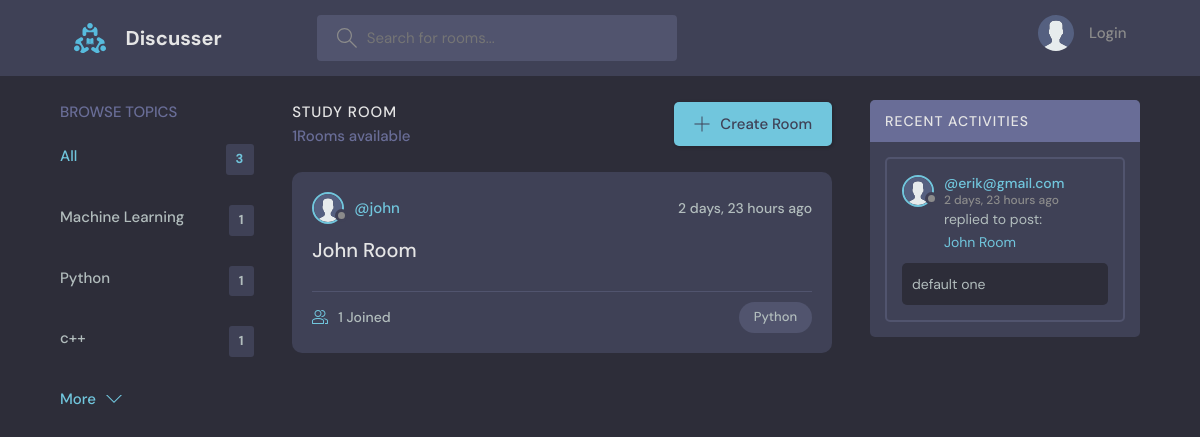
Page /?q=Python on the committed database.
### base/models.py (models this page shows, shortened)
class Topic(models.Model):
    name=models.CharField(max_length = 200)

class Room(models.Model):
    host=models.ForeignKey(User, on_delete=models.SET_NULL,null=True)
    topic =models.ForeignKey(Topic, on_delete=models.SET_NULL,null=True)
    name = models.CharField(max_length = 200)
    description = models.TextField(null=True, blank=True)
    participants = models.ManyToManyField(User, related_name='participants',blank=True)
    updated = models.DateTimeField(auto_now = True)
    created = models.DateTimeField(auto_now_add = True)
    class Meta:
        ordering = ['-updated','-created']
    def __str__(self):
        return self.name

class User(AbstractUser):
    name = models.CharField(max_length = 200, null=True)
    email = models.EmailField(unique = True,null=True)
    bio = models.TextField(null=True)
    avatar = models.ImageField(null=True ,default="avatar.svg")
    USERNAME_FIELD = 'email'
    REQUIRED_FIELDS = []

class Message(models.Model):
    user=models.ForeignKey(User, on_delete=models.CASCADE)
    room = models.ForeignKey(Room, on_delete=models.CASCADE)
    body = models.TextField()
    updated = models.DateTimeField(auto_now = True)
    created = models.DateTimeField(auto_now_add = True)
    class Meta:
        ordering = ['-updated','-created']

### base/views.py (the view)
# urls.py: path("",views.home,name='home'),
def home(request):
    q = request.GET.get('q') if request.GET.get('q') != None else ''
    rooms = Room.objects.filter(
     Q(topic__name__icontains = q)|
     Q(name__icontains=q)|Q(description__icontains=q))
    topic = Topic.objects.all()[0:5]
    room_count = rooms.count()
    room_messages = Message.objects.filter(Q(room__topic__name__icontains=q))
    context = {'rooms':rooms,'topics':topic,'room_count':room_count,'room_messages':room_messages}
    return render(request,'base/home.html',context)

### base/templates/base/home.html (shortened to what this page needs)
{% extends 'main.html' %} {% block content %}
<main class="layout layout--3">
  <div class="container">
    {% include 'base/topics_component.html' %}
    <div class="roomList">
      <div class="roomList__header">
        <div>
          <h2>Study Room</h2>
          <p>{{room_count}}Rooms available</p>
        </div>
        <a class="btn btn--main" href="/create-room">
          <svg
            version="1.1"
            xmlns="http://www.w3.org/2000/svg"
            width="32"
            height="32"
            viewBox="0 0 32 32"
          >
            <title>add</title>
            <path
              d="M16.943 0.943h-1.885v14.115h-14.115v1.885h14.115v14.115h1.885v-14.115h14.115v-1.885h-14.115v-14.115z"
            ></path>
          </svg>
          Create Room
        </a>
      </div>
      {% include 'base/feed_component.html' %}
    </div>
    {% include 'base/activity_component.html'%}
  </div>
</main>
{% endblock content%}

### base/templates/base/topics_component.html
<div class="topics">
  <div class="topics__header">
    <h2>Browse Topics</h2>
  </div>
  <ul class="topics__list">
    <li>
      <a href="/" class="active">All <span>{{topics.count}}</span></a>
    </li>
    {% for topic in topics %}
    <li>
      <a href="/?q={{topic.name}}"
        >{{topic.name}} <span>{{topic.room_set.all.count}}</span></a
      >
    </li>
    {% endfor %}
  </ul>
  <a class="btn btn--link" href="/topics">
    More
    <svg
      version="1.1"
      xmlns="http://www.w3.org/2000/svg"
      width="32"
      height="32"
      viewBox="0 0 32 32"
    >
      <title>chevron-down</title>
      <path d="M16 21l-13-13h-3l16 16 16-16h-3l-13 13z"></path>
    </svg>
  </a>
</div>

### base/templates/base/feed_component.html (shortened to what this page needs)
{% for room in rooms %}
<div class="roomListRoom">
  <div class="roomListRoom__header">
    <a href="/profile/{{room.host.id}}" class="roomListRoom__author">
      <div class="avatar avatar--small">
        <img src="{{room.host.avatar.url}}" />
      </div>
      <span>@{{room.host.username}}</span>
    </a>
    <div class="roomListRoom__actions">
      <span>{{room.created|timesince}} ago</span>
    </div>
  </div>
  <div class="roomListRoom__content">
    <a href="/room/{{room.id}}">{{room.name}}</a>
  </div>
  <div class="roomListRoom__meta">
    <a href="/room/{{room.id}}" class="roomListRoom__joined">
      {{room.participants.all.count}} Joined
    </a>
    <p class="roomListRoom__topic">{{room.topic.name}}</p>
  </div>
</div>
{%endfor%}

### base/templates/base/activity_component.html (shortened to what this page needs)
<div class="activities">
  <div class="activities__header">
    <h2>Recent Activities</h2>
  </div>
  {% for message in room_messages %}
  <div class="activities__box">
    <div class="activities__boxHeader roomListRoom__header">
      <a href="/profile/{{message.user.id}}" class="roomListRoom__author">
        <div class="avatar avatar--small">
          <img src="{{message.user.avatar.url}}" />
        </div>
        <p>
          @{{message.user}}
          <span>{{message.created|timesince}} ago</span>
        </p>
      </a>
    </div>
    <div class="activities__boxContent">
      <p>
        replied to post:<a href="/room/{{message.room.id}}">{{message.room}}</a>
      </p>
      <div class="activities__boxRoomContent">{{message.body}}</div>
    </div>
  </div>
  {% endfor %}
</div>

### rows in the picture
Topic: name "Machine Learning", room_set.all.count "1"
Topic: name "Python", room_set.all.count "1"
Topic: name "c++", room_set.all.count "1"
Room: host.avatar (placeholder picture), host.username "john", created "2 days, 23 hours", name "John Room", participants.all.count "1", topic.name "Python"
Message: user.avatar (placeholder picture), user "erik@gmail.com", created "2 days, 23 hours", room "John Room", body "default one"

### other values in the picture
{{ topics.count }} "3"
{{ room_count }} "1"
